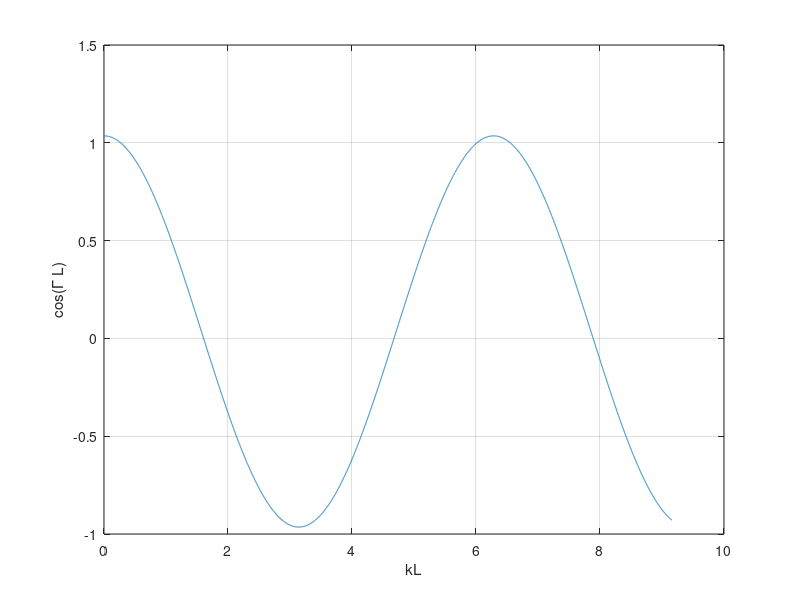
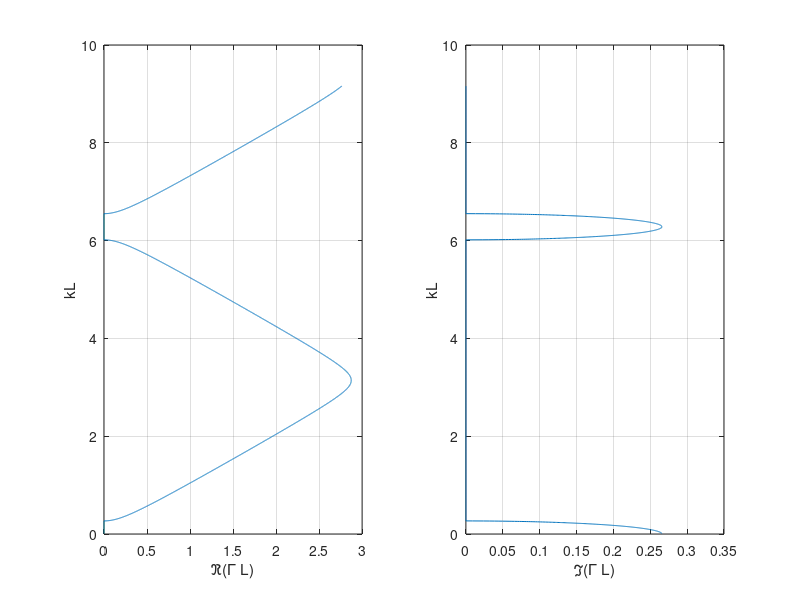

The MATLAB script that drew these images, in order:
%
% disper.m
%
% Copyright (C) 2014 Mathieu Gaborit (matael) <mathieu@matael.org>
%
%
% Distributed under WTFPL terms
%
%            DO WHAT THE FUCK YOU WANT TO PUBLIC LICENSE
%                    Version 2, December 2004
%
% Copyright (C) 2004 Sam Hocevar <sam@hocevar.net>
%
% Everyone is permitted to copy and distribute verbatim or modified
% copies of this license document, and changing it is allowed as long
% as the name is changed.
%
%            DO WHAT THE FUCK YOU WANT TO PUBLIC LICENSE
%   TERMS AND CONDITIONS FOR COPYING, DISTRIBUTION AND MODIFICATION
%
%  0. You just DO WHAT THE FUCK YOU WANT TO.
%

clear all;
close all;

c = 343;
rho = 1.293;

L = .5;
S = 1;

Z = rho*c/S;

fmax = 1e3;
N_echant = 1e4;
f_v = linspace(1,fmax,N_echant);
k_v = 2*pi*f_v/c;
cosgammaL = cos(k_v*L) + sin(k_v*L)/(k_v*L);

figure(1);
plot(k_v*L, cosgammaL);
xlabel('kL');
ylabel('cos(\Gamma L)');
grid on;

print('-dpng', 'dispersion.png')

figure(2);

subplot(121);
plot(real(acos(cosgammaL)), k_v*L);
xlabel('\Re(\Gamma L)');
ylabel('kL');
grid on;

subplot(122);
plot(imag(acos(cosgammaL)), k_v*L);
xlabel('\Im(\Gamma L)');
ylabel('kL');
grid on;

print('-dpng', 're_im_gammaL.png')


